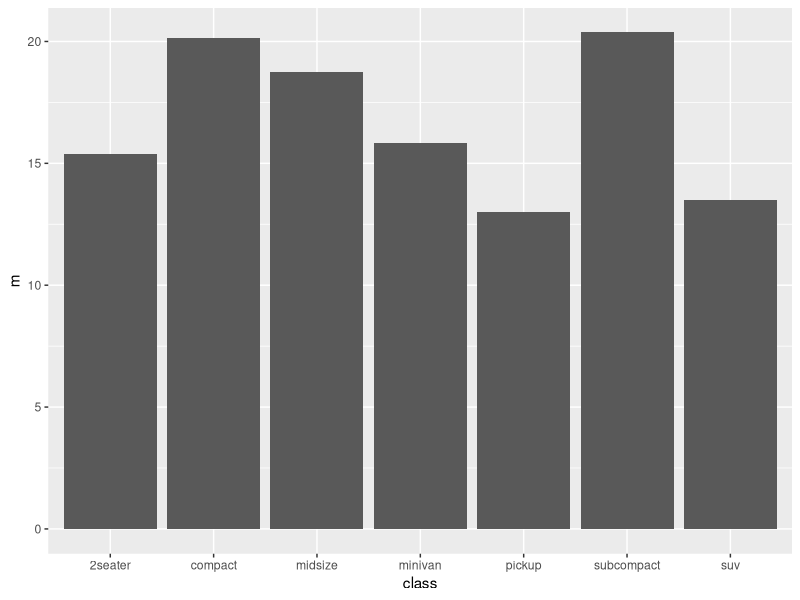

The R source for this figure:
library(dplyr)
require(ggplot2)
str(mpg)
df = mpg

# Cars With Maximum Highway Milage
df[df$hwy == max(df$hwy),]

# Mean City Milage for Compact Cars
df2 = filter(df,df$class=="compact")
mean_city_milage = mean(df2$cty)
mean_city_milage

# Group by Class and Find Mean
mean_classes = group_by(df, class) %>% summarize(m = mean(cty)) %>% arrange(desc(m))
mean_classes

#smallest absolute difference between highway and city milage

df$absdiff = abs(df$hwy - df$cty)
df[df$absdiff == max(df$absdiff),]

#mean highway milage of each year
mean_year_hwy = group_by(df, year) %>% summarize(m = mean(hwy))  %>% arrange(desc(m))
mean_year_hwy

#visualisation of mean milage by class
p<-ggplot(mean_classes, aes(x=class, y=m)) + geom_bar(stat='identity')
p
